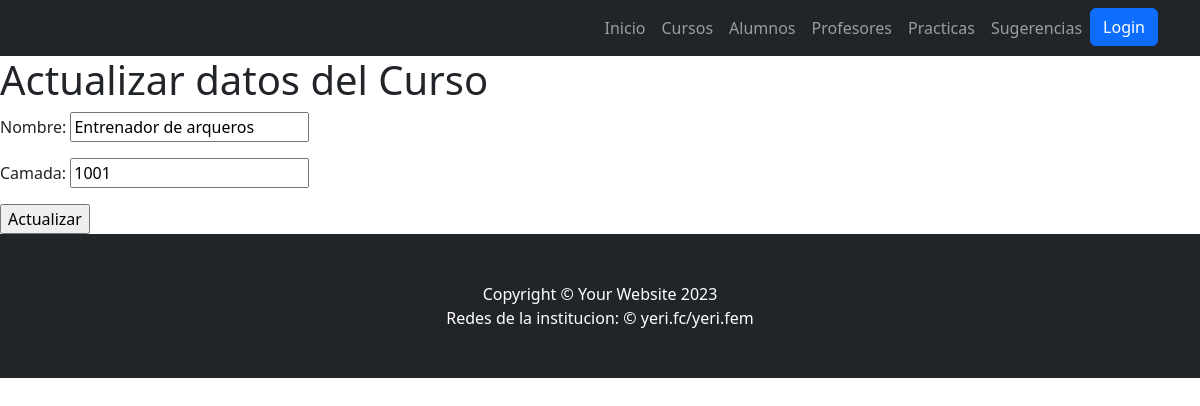
Before: /curso/3/actualizar with the older database file.
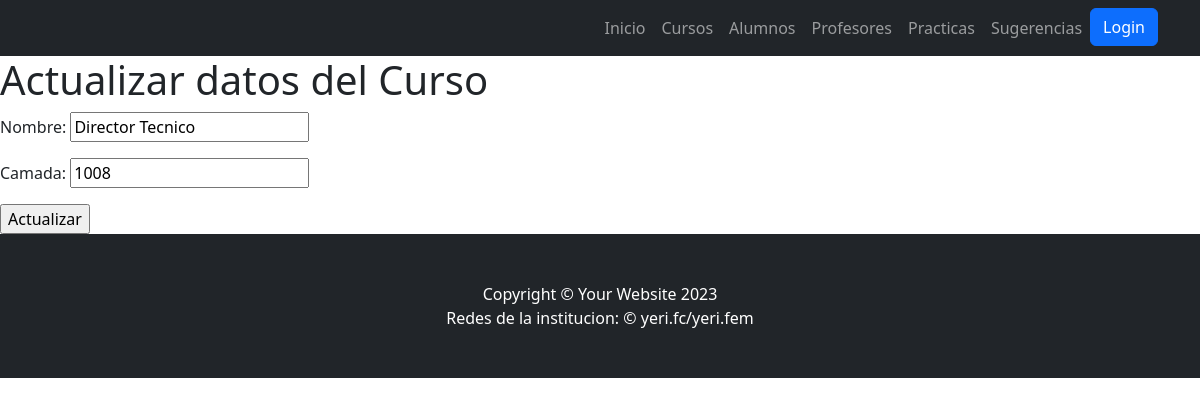
After: the same page with the newer database file.
### Appyeri/models.py (models this page shows)
class Curso(models.Model):
    nombre = models.CharField(max_length=40)
    camada = models.IntegerField()

### Appyeri/views.py (the view)
# urls.py: path('curso/<pk>/actualizar', views.CursoUpdateView.as_view(), name='ActualizarCurso'),
class CursoUpdateView(UpdateView):
    model = Curso
    template_name = "Appyeri/actualizar_curso.html"
    success_url = reverse_lazy("ListarCursos")
    fields= ["nombre", "camada"]

### Appyeri/templates/appyeri/actualizar_curso.html (shortened to what this page needs)
{% extends 'Appyeri/base.html' %}
{% load static %}
{%block actualizar_cursos%}
<h1>Actualizar datos del Curso</h1>
<form action="" method="POST">
    {{form.as_p}}
    <input type="submit" value="Actualizar">
</form>
{%endblock actualizar_cursos%}

Changed rows visible on the page:
changed Curso: nombre "Entrenador de arqueros" → "Director Tecnico"; camada "1001" → "1008"
